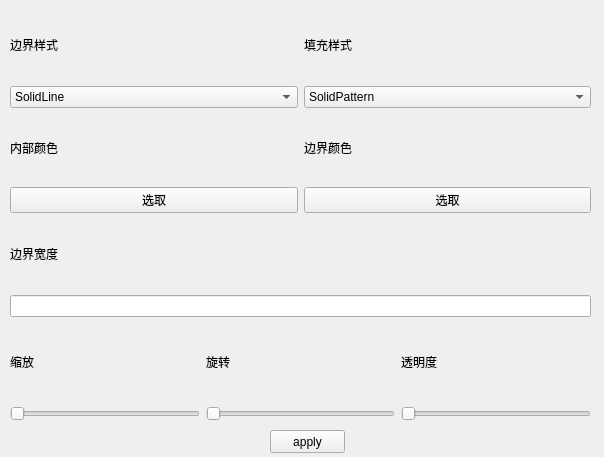
<?xml version="1.0" encoding="UTF-8"?>
<ui version="4.0">
 <class>EditMapObjectStyle</class>
 <widget class="QWidget" name="EditMapObjectStyle">
  <property name="geometry">
   <rect>
    <x>0</x>
    <y>0</y>
    <width>604</width>
    <height>457</height>
   </rect>
  </property>
  <property name="windowTitle">
   <string>Form</string>
  </property>
  <widget class="QWidget" name="verticalLayoutWidget_9">
   <property name="geometry">
    <rect>
     <x>10</x>
     <y>10</y>
     <width>581</width>
     <height>411</height>
    </rect>
   </property>
   <layout class="QVBoxLayout" name="verticalLayout_9">
    <item>
     <layout class="QHBoxLayout" name="horizontalLayout_2">
      <item>
       <layout class="QVBoxLayout" name="verticalLayout_4">
        <item>
         <widget class="QLabel" name="label_5">
          <property name="text">
           <string>边界样式</string>
          </property>
         </widget>
        </item>
        <item>
         <widget class="QComboBox" name="BroderStyle">
          <item>
           <property name="text">
            <string>SolidLine</string>
           </property>
          </item>
          <item>
           <property name="text">
            <string>DashLine</string>
           </property>
          </item>
          <item>
           <property name="text">
            <string>DotLine</string>
           </property>
          </item>
         </widget>
        </item>
       </layout>
      </item>
      <item>
       <layout class="QVBoxLayout" name="verticalLayout_6">
        <item>
         <widget class="QLabel" name="label_8">
          <property name="text">
           <string>填充样式</string>
          </property>
         </widget>
        </item>
        <item>
         <widget class="QComboBox" name="filStyle">
          <item>
           <property name="text">
            <string>SolidPattern</string>
           </property>
          </item>
          <item>
           <property name="text">
            <string>HorPattern</string>
           </property>
          </item>
         </widget>
        </item>
       </layout>
      </item>
     </layout>
    </item>
    <item>
     <layout class="QHBoxLayout" name="horizontalLayout_3">
      <item>
       <layout class="QVBoxLayout" name="verticalLayout_7">
        <item>
         <widget class="QLabel" name="label_7">
          <property name="text">
           <string>内部颜色</string>
          </property>
         </widget>
        </item>
        <item>
         <widget class="QPushButton" name="pushButton_2">
          <property name="text">
           <string>选取</string>
          </property>
         </widget>
        </item>
       </layout>
      </item>
      <item>
       <layout class="QVBoxLayout" name="verticalLayout_8">
        <item>
         <widget class="QLabel" name="label_6">
          <property name="text">
           <string>边界颜色</string>
          </property>
         </widget>
        </item>
        <item>
         <widget class="QPushButton" name="pushButton">
          <property name="text">
           <string>选取</string>
          </property>
         </widget>
        </item>
       </layout>
      </item>
     </layout>
    </item>
    <item>
     <layout class="QVBoxLayout" name="verticalLayout_5">
      <item>
       <widget class="QLabel" name="label_9">
        <property name="text">
         <string>边界宽度</string>
        </property>
       </widget>
      </item>
      <item>
       <widget class="QLineEdit" name="width"/>
      </item>
     </layout>
    </item>
    <item>
     <layout class="QHBoxLayout" name="horizontalLayout">
      <item>
       <layout class="QVBoxLayout" name="verticalLayout_2">
        <item>
         <widget class="QLabel" name="label_2">
          <property name="text">
           <string>缩放</string>
          </property>
         </widget>
        </item>
        <item>
         <widget class="QSlider" name="scale">
          <property name="orientation">
           <enum>Qt::Horizontal</enum>
          </property>
         </widget>
        </item>
       </layout>
      </item>
      <item>
       <layout class="QVBoxLayout" name="verticalLayout">
        <item>
         <widget class="QLabel" name="label">
          <property name="text">
           <string>旋转</string>
          </property>
         </widget>
        </item>
        <item>
         <widget class="QSlider" name="roate">
          <property name="orientation">
           <enum>Qt::Horizontal</enum>
          </property>
         </widget>
        </item>
       </layout>
      </item>
      <item>
       <layout class="QVBoxLayout" name="verticalLayout_3">
        <item>
         <widget class="QLabel" name="label_4">
          <property name="text">
           <string>透明度</string>
          </property>
         </widget>
        </item>
        <item>
         <widget class="QSlider" name="opacity">
          <property name="orientation">
           <enum>Qt::Horizontal</enum>
          </property>
         </widget>
        </item>
       </layout>
      </item>
     </layout>
    </item>
   </layout>
  </widget>
  <widget class="QPushButton" name="pushButton_3">
   <property name="geometry">
    <rect>
     <x>270</x>
     <y>430</y>
     <width>75</width>
     <height>23</height>
    </rect>
   </property>
   <property name="text">
    <string>apply</string>
   </property>
  </widget>
 </widget>
 <resources/>
 <connections/>
</ui>
